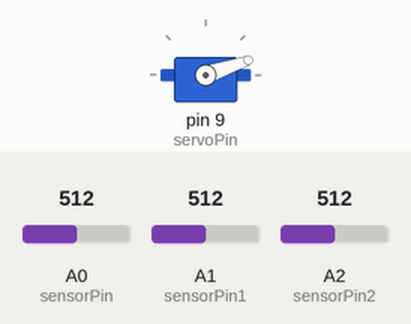
Recording of a sketch running on a simulated Arduino Uno, built with avr-gcc and run on an emulated ATmega328P. On the bench: servo. The test bench sets the inputs (shaded band); at power-on: A0 (sensorPin) = 512, A1 (sensorPin1) = 512, A2 (sensorPin2) = 512. What the sketch prints to the serial monitor is not drawn.

Above: at 6.3 s.
6.4 s: A0 (sensorPin) set to 90
At 7.48 s:
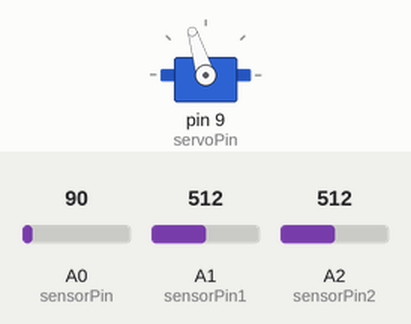
17.1 s: A1 (sensorPin1) set to 90
At 18.01 s:
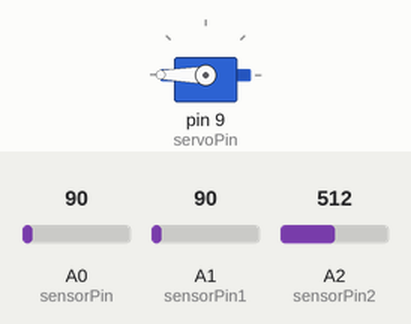
25.3 s: A2 (sensorPin2) set to 107
31.5 s: A2 (sensorPin2) set to 90
At 33.3 s:
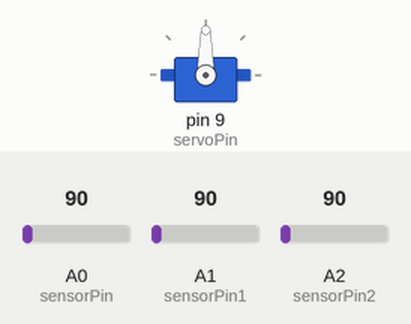
37.7 s: A0 (sensorPin) set to 107
At 38.23 s:
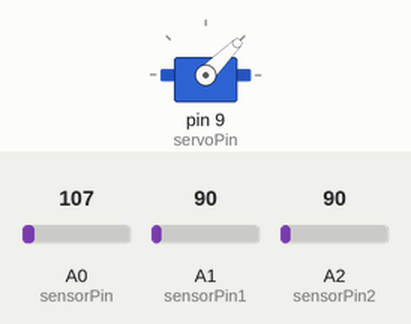
43.9 s: A1 (sensorPin1) set to 110
Timing chart, 0 to 52.1 s (numbered marks = the images above; inputs shaded):
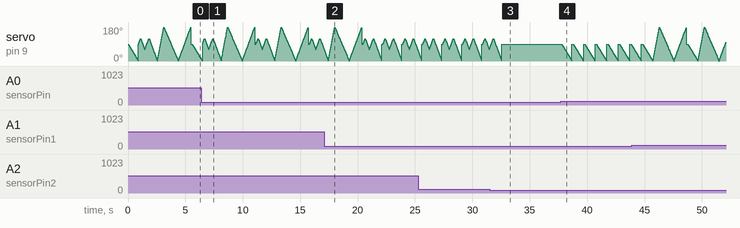

Measured:
- the behaviour switches between 101 and 100 on A2 (sensorPin2) (found by bisection; images 2 and 3)
- the behaviour switches between 100 and 101 on A0 (sensorPin) (found by bisection; images 3 and 4)
- after the input at 31.5 s, servo on pin 9 (servoPin): goes on until 32.6 s, then stays 90°
- after the input at 37.7 s, servo on pin 9 (servoPin): ramps from 90° to 1° and jumps back, once every 1.0 s

The sketch:

plantfeels.ino
```cpp
//test motors w serial.write'a' etc

//motor
#include <Servo.h>

//FSR sensors
int sensorPin = 0; //sensors hooked up to analog pin #
int sensorPin1 = 1;
int sensorPin2 = 2;
int val = 0; //fsr values put into val
int val1 = 0;
int val2 = 0;

//motor inputs
int servoPin = 9; //motor hooked up to digital pin 9
Servo servo;
int angle = 0; //motor x position (degrees)
int stopangle = 90; //motor rest position (degrees)

void setup() {
  servo.attach(servoPin); //motor
Serial.begin(9600); // Start serial communication at 9600 bps
}

void loop() {
val = analogRead(sensorPin); //read sensor and assign to variable called val
val1 = analogRead(sensorPin1);
val2 = analogRead(sensorPin2);

if (val > 100){ //sweet spot, top leaf
  Serial.write('a');
  for(angle = 90; angle > 0; angle--){
  servo.write(angle); //motor moves fwd
  delay(10);//speed of motor
  }
  servo.write(stopangle); //then stops
} else {
  Serial.write('z');
}


if (val2 > 100){ //middle leaf
  Serial.write('b');
  for(angle = 90; angle < 120; angle++){
  servo.write(angle); //motor moves fwd
  delay(6);//speed of motor
  }
  for(angle = 120; angle > 60; angle--){ //motor moves bwd
    servo.write(angle);
    delay(6);
  }
  for(angle = 60; angle < 120; angle++){
  servo.write(angle); //motor moves fwd
  delay(6);
  }
  for(angle = 120; angle > 0; angle--){ //motor moves bwd
    servo.write(angle);
    delay(6);
  }
  servo.write(stopangle); //then stops
} else {
  Serial.write('z');
}


if (val1 > 100){ //bottom leaf
  Serial.write('c');
  for(angle = 0; angle < 180; angle++){
  servo.write(angle); //motor moves fwd
  delay(3);//speed of motor
  }
  for(angle = 180; angle > 0; angle--){ //motor moves bwd
    servo.write(angle);
    delay(7);
  }
  for(angle = 0; angle < 180; angle++){
  servo.write(angle); //motor moves fwd
  delay(6);
  }
  servo.write(stopangle); //then stops
} else {
  Serial.write('z');
}


delay(100);
}
```
